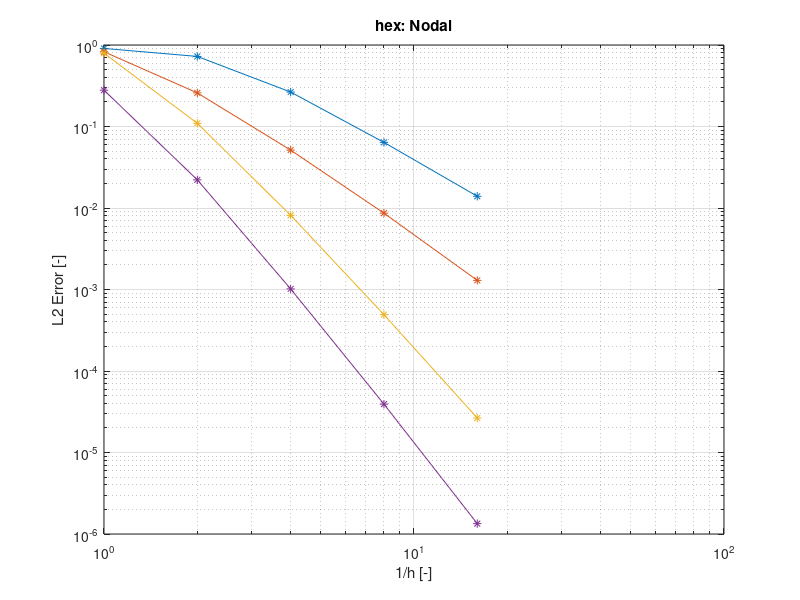

The MATLAB script that drew this image:
close all;
clear all;

h = [1, 0.5, 0.25, 0.125, 0.0625];
p = [1:4];

l2 = ...
    [...
        +9.074342e-01 , +7.241408e-01 , +2.647016e-01 , +6.383689e-02 , +1.393033e-02 ; ...
        +8.262137e-01 , +2.583634e-01 , +5.134049e-02 , +8.645871e-03 , +1.294343e-03 ; ...
        +7.928700e-01 , +1.094171e-01 , +8.146903e-03 , +4.910375e-04 , +2.650752e-05 ; ...
        +2.790220e-01 , +2.215476e-02 , +1.016770e-03 , +3.919420e-05 , +1.340222e-06 ; ...
    ];

P = size(p, 2);
H = size(h, 2);

delta = zeros(P, H - 1);

for i = 1:H-1
  delta(:, i) = ...
    (log10(l2(:, i + 1)) - log10(l2(:, i))) / ...
    (log10(1/h(i + 1))   - log10(1/h(i)));
end

delta

figure;
loglog(1./h, l2', '-*');
grid;
title('hex: Nodal');

xlabel('1/h [-]');
ylabel('L2 Error [-]');
